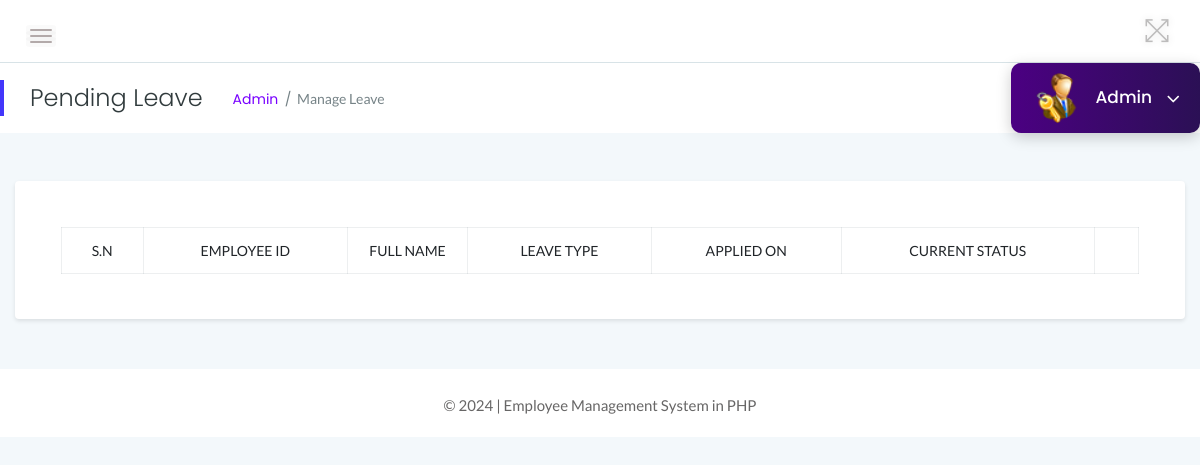
/admin/pending_leave.php (signed in), run on an earlier commit of the app's database.
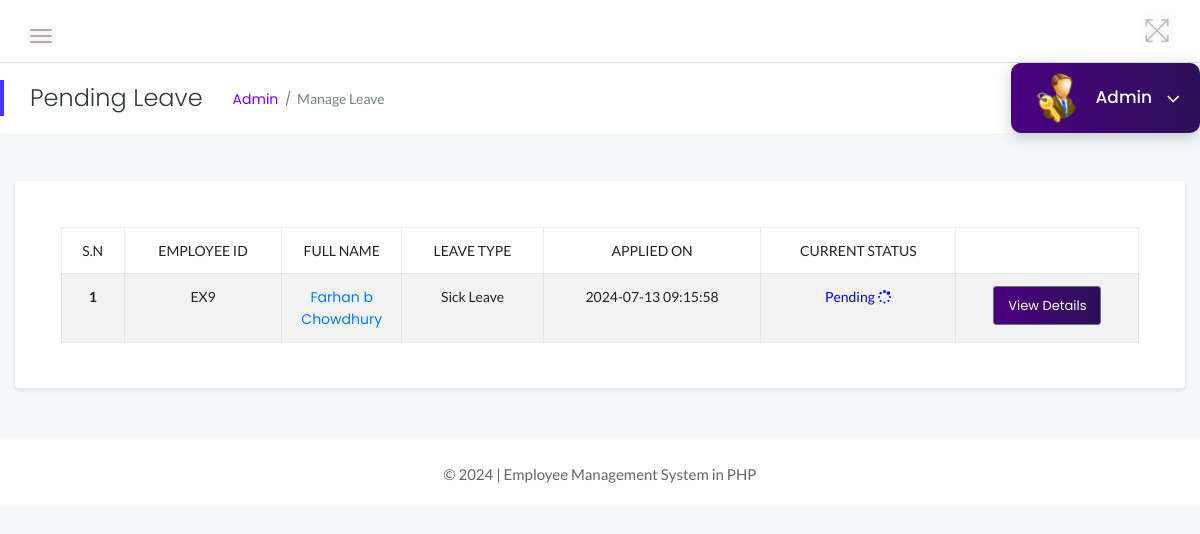
And on a later commit of the database.
### tables this page shows
CREATE TABLE `leaves` (
  `id` int(11) NOT NULL,
  `LeaveType` varchar(110) NOT NULL,
  `ToDate` varchar(120) NOT NULL,
  `FromDate` varchar(120) NOT NULL,
  `Description` mediumtext NOT NULL,
  `PostingDate` timestamp NOT NULL DEFAULT current_timestamp(),
  `AdminRemark` mediumtext DEFAULT NULL,
  `AdminRemarkDate` varchar(120) DEFAULT NULL,
  `Status` int(1) NOT NULL,
  `IsRead` int(1) NOT NULL,
  `empid` int(11) DEFAULT NULL
);

CREATE TABLE `employees` (
  `id` int(11) NOT NULL,
  `EmpId` varchar(100) NOT NULL,
  `FirstName` varchar(150) NOT NULL,
  `LastName` varchar(150) NOT NULL,
  `Email` varchar(200) NOT NULL,
  `Password` varchar(180) NOT NULL,
  `Gender` varchar(100) NOT NULL,
  `Dob` varchar(100) NOT NULL,
  `Department` varchar(255) NOT NULL,
  `Address` varchar(255) NOT NULL,
  `City` varchar(200) NOT NULL,
  `Phone` char(11) NOT NULL,
  `Status` int(1) NOT NULL,
  `RegDate` timestamp NOT NULL DEFAULT current_timestamp()
);

### admin/pending_leave.php (the view, shortened to what the changed rows need)
<?php
include('../includes/db_connection.php');
?>
<!DOCTYPE html>
<html lang="en">
<head>
    <link rel="stylesheet" href="../assets/css/bootstrap.min.css">
    <link rel="stylesheet" href="../assets/css/font-awesome.min.css">
    <link rel="stylesheet" href="../assets/css/themify-icons.css">
    <link rel="stylesheet" href="../assets/css/metisMenu.css">
    <link rel="stylesheet" href="../assets/css/owl.carousel.min.css">
    <link rel="stylesheet" href="../assets/css/slicknav.min.css">
    <link rel="stylesheet" href="https://www.amcharts.com/lib/3/plugins/export/export.css" type="text/css" media="all" />
    <link rel="stylesheet" type="text/css" href="https://cdn.datatables.net/1.10.19/css/jquery.dataTables.css">
    <link rel="stylesheet" type="text/css" href="https://cdn.datatables.net/1.10.18/css/dataTables.bootstrap4.min.css">
    <link rel="stylesheet" type="text/css" href="https://cdn.datatables.net/responsive/2.2.3/css/responsive.bootstrap.min.css">
    <link rel="stylesheet" type="text/css" href="https://cdn.datatables.net/responsive/2.2.3/css/responsive.jqueryui.min.css">
    <link rel="stylesheet" href="../assets/css/typography.css">
    <link rel="stylesheet" href="../assets/css/default-css.css">
    <link rel="stylesheet" href="../assets/css/styles.css">
    <link rel="stylesheet" href="../assets/css/responsive.css">
</head>
<body>
    <div class="page-container">
        <div class="main-content">
            <div class="main-content-inner">
                <div class="row">
                                <div class="col-12 mt-5">
                                    <div class="card">
                                        <div class="card-body">
                                        <div class="single-table">
                                            <div class="table-responsive">
                                                <table class="table table-hover table-striped table-bordered progress-table text-center">
                                                <thead class="text-uppercase">
                                                <tr>
                                                        <td>S.N</td>
                                                        <td>Employee ID</td>
                                                        <td width="120">Full Name</td>
                                                        <td>Leave Type</td>
                                                        <td>Applied On</td>
                                                        <td>Current Status</td>
                                                        <td></td>
                                                    </tr>
                                                </thead>
                                                <tbody>
                                            <?php
                                            $status=0;
                                            $sql = "SELECT leaves.id as lid,employees.FirstName,employees.LastName,employees.EmpId,employees.id,leaves.LeaveType,leaves.PostingDate,leaves.Status from leaves join employees on leaves.empid=employees.id where leaves.Status=:status order by lid desc";
                                            $query = $dbh -> prepare($sql);
                                            $query->bindParam(':status',$status,PDO::PARAM_STR);
                                            $query->execute();
                                            $results=$query->fetchAll(PDO::FETCH_OBJ);
                                            $cnt=1;
                                            if($query->rowCount() > 0)
                                            {
                                            foreach($results as $result)
                                            {
                                                ?>
                                        <tr>
                                            <td> <b><?php echo htmlentities($cnt);?></b></td>
                                            <td><?php echo htmlentities($result->EmpId);?></td>
                                              <td><a href="update_employee.php?empid=<?php echo htmlentities($result->id);?>" target="_blank"><?php echo htmlentities($result->FirstName." ".$result->LastName);?></a></td>
                                            <td><?php echo htmlentities($result->LeaveType);?></td>
                                            <td><?php echo htmlentities($result->PostingDate);?></td>
                                                                       <td><?php $stats=$result->Status;
                                                if($stats==1){
                                             ?>
                                                 <span style="color: green">Approved <i class="fa fa-thumbs-o-up"></i></span>
                                                 <?php } if($stats==2)  { ?>
                                                <span style="color: red">Declined <i class="fa fa-thumbs-o-down"></i></span>
                                                 <?php } if($stats==0)  { ?>
                                            <span style="color: blue">Pending <i class="fa fa-spinner"></i></span>
                                            <?php } ?>
                                             </td>
                                    <td><a href="leave_details.php?leaveid=<?php echo htmlentities($result->lid);?>" class="btn btn-secondary btn-sm"  > View Details</a></td>
                                    </tr>
                                         <?php $cnt++;} }?>
                                    </tbody>
                                                </table>
                                            </div>
                                        </div>
                                        </div>
                                    </div>
                                </div>
                </div>
            </div>
        </div>
    </div>
</body>
</html>

What changed in the data, as far as the page shows it:
added leaves: employees.EmpId "EX9", employees.FirstName+LastName "Farhan b Chowdhury", LeaveType "Sick Leave", PostingDate "2024-07-13 09:15:58", Status "Pending"
